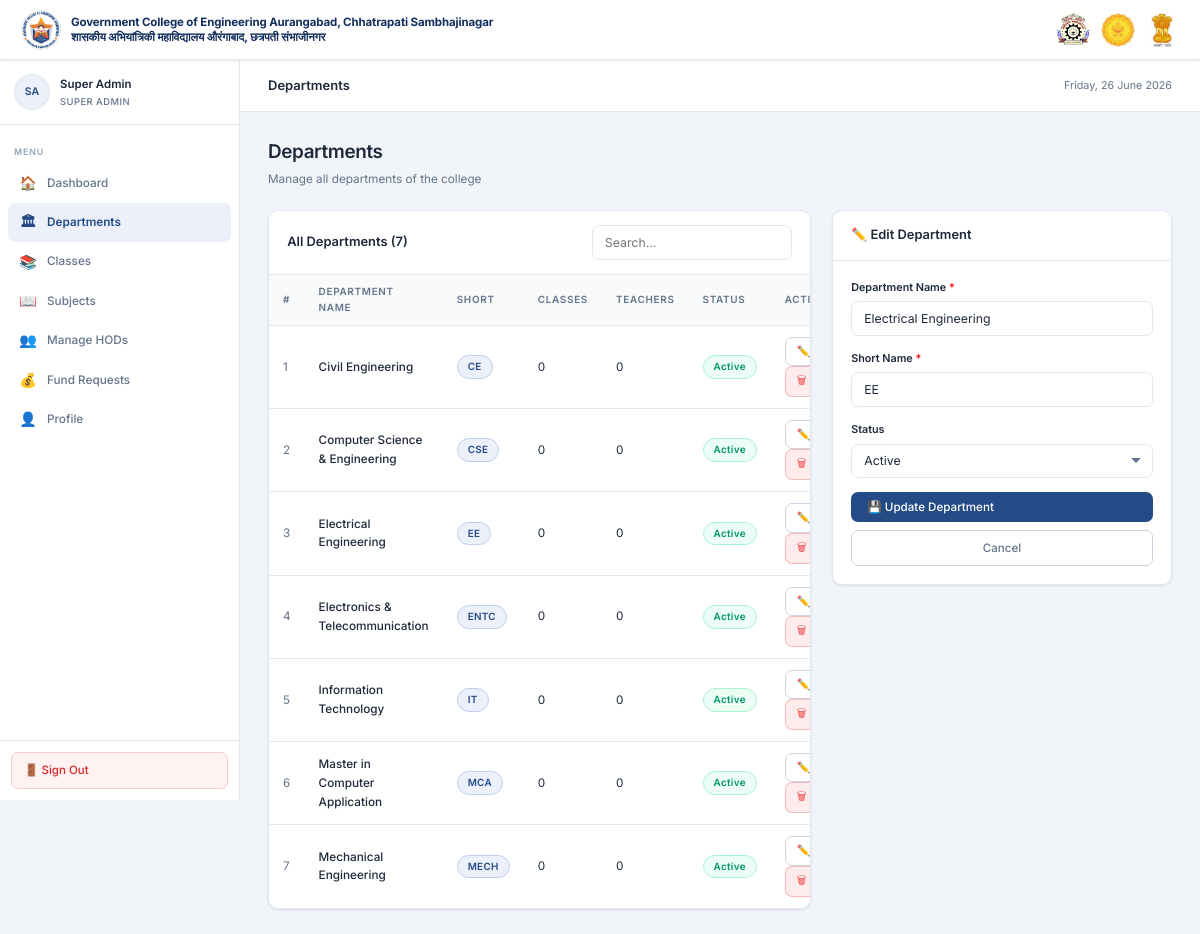
/admin/departments.php?edit=2 (signed in), run on the app's committed database.
### tables this page shows
CREATE TABLE IF NOT EXISTS departments (
    id          INT UNSIGNED    AUTO_INCREMENT PRIMARY KEY,
    name        VARCHAR(150)    NOT NULL,
    short_name  VARCHAR(20)     NOT NULL,           
    is_active   TINYINT(1)      NOT NULL DEFAULT 1,
    created_at  TIMESTAMP       NOT NULL DEFAULT CURRENT_TIMESTAMP
);

### admin/departments.php (the view, shortened to what this page needs)
<?php
require_once '../includes/db.php';
require_once '../includes/functions.php';
$editId  = (int)($_GET['edit'] ?? 0);
$editRow = null;
if ($editId) {
    $s = $pdo->prepare("SELECT * FROM departments WHERE id=?");
    $s->execute([$editId]);
    $editRow = $s->fetch();
}
$depts = $pdo->query(
    "SELECT d.*,
        (SELECT COUNT(*) FROM classes c WHERE c.department_id=d.id) AS class_count,
        (SELECT COUNT(*) FROM users u WHERE u.department_id=d.id AND u.role='teacher') AS teacher_count
     FROM departments d ORDER BY d.name"
)->fetchAll();
?>
<div class="app-layout">
<div class="main-content">
<div class="page-body">
    <div class="page-header">
        <h1>Departments</h1>
        <p>Manage all departments of the college</p>
    </div>
    <div style="display:grid;grid-template-columns:1fr 340px;gap:1.5rem;align-items:start">
        <div class="card">
            <div class="card-header">
                <h3>All Departments (<?= count($depts) ?>)</h3>
                <input type="text" class="form-control" style="width:200px"
                       placeholder="Search…" data-search-table="dept-table">
            </div>
            <?php if ($depts): ?>
            <div class="table-wrap">
                <table id="dept-table">
                    <thead>
                        <tr>
                            <th>#</th>
                            <th>Department Name</th>
                            <th>Short</th>
                            <th>Classes</th>
                            <th>Teachers</th>
                            <th>Status</th>
                            <th>Action</th>
                        </tr>
                    </thead>
                    <tbody>
                    <?php foreach ($depts as $i => $d): ?>
                    <tr>
                        <td class="text-muted"><?= $i+1 ?></td>
                        <td class="fw-500"><?= e($d['name']) ?></td>
                        <td><span class="badge badge-expert"><?= e($d['short_name']) ?></span></td>
                        <td><?= (int)$d['class_count'] ?></td>
                        <td><?= (int)$d['teacher_count'] ?></td>
                        <td>
                            <?php if ($d['is_active']): ?>
                            <span class="badge badge-approved">Active</span>
                            <?php else: ?>
                            <span class="badge badge-rejected">Inactive</span>
                            <?php endif; ?>
                        </td>
                        <td>
                            <a href="?edit=<?= $d['id'] ?>" class="btn btn-outline btn-sm">✏️ Edit</a>
                            <form method="POST" style="display:inline" onsubmit="return confirmAction('Delete this department? Linked classes and users will block the delete.')">
                                <button type="submit" class="btn btn-delete btn-sm">🗑 Delete</button>
                            </form>
                        </td>
                    </tr>
                    <?php endforeach; ?>
                    </tbody>
                </table>
            </div>
            <?php endif; ?>
        </div>
        <div class="card" style="position:sticky;top:80px">
            <div class="card-header">
                <h3><?= $editRow ? '✏️ Edit Department' : '➕ Add Department' ?></h3>
            </div>
            <div class="card-body">
                <form method="POST">
                    <div class="form-group">
                        <label>Department Name <span style="color:red">*</span></label>
                        <input type="text" name="name" class="form-control" required
                               value="<?= e($editRow['name'] ?? '') ?>"
                               placeholder="e.g. Computer Science &amp; Engineering">
                    </div>
                    <div class="form-group">
                        <label>Short Name <span style="color:red">*</span></label>
                        <input type="text" name="short_name" class="form-control" required
                               maxlength="20"
                               value="<?= e($editRow['short_name'] ?? '') ?>"
                               placeholder="e.g. CSE">
                    </div>
                    <?php if ($editRow): ?>
                    <div class="form-group">
                        <label>Status</label>
                        <select name="is_active" class="form-control">
                            <option value="1" <?= $editRow['is_active'] ? 'selected' : '' ?>>Active</option>
                        </select>
                    </div>
                    <?php endif; ?>
                    <button type="submit" class="btn btn-primary" style="width:100%">
                        <?= $editRow ? '💾 Update Department' : '➕ Add Department' ?>
                    </button>
                    <?php if ($editRow): ?>
                    <a href="departments.php" class="btn btn-outline" style="width:100%;margin-top:8px;justify-content:center">Cancel</a>
                    <?php endif; ?>
                </form>
            </div>
        </div>
    </div>
</div>
</div>
</div>

### assets/css/style.css (style rules this page uses)
*, *::before, *::after { box-sizing: border-box; margin: 0; padding: 0; }
:root { --primary: #244B86; --primary-hov: #1a3a6e; --primary-lt: #EBF0FA; --primary-border:#BFCFEA; --bg: #F1F5F9; --white: #FFFFFF; --bg-light: #F8FAFC; --text: #1E293B; --muted: #64748B; --light: #94A3B8; --border: #E2E8F0; --border-mid: #CBD5E1; --pending: #D97706; --pending-bg: #FFFBEB; --pending-bdr: #FDE68A; --approved: #059669; --approved-bg: #ECFDF5; --approved-bdr:#A7F3D0; --rejected: #DC2626; --rejected-bg: #FEF2F2; --rejected-bdr:#FECACA; --draft: #6366F1; --draft-bg: #EEF2FF; --draft-bdr: #C7D2FE; --navbar-h: 60px; --sidebar-w: 240px; --radius: 10px; --radius-sm: 7px; --radius-lg: 14px; --shadow-sm: 0 1px 3px rgba(0,0,0,.07), 0 1px 2px rgba(0,0,0,.04); --shadow: 0 4px 6px rgba(0,0,0,.05), 0 2px 4px rgba(0,0,0,.04); }
html, body { font-family: 'Inter', sans-serif; background: var(--bg); color: var(--text); font-size: 14px; line-height: 1.6; min-height: 100vh; }
.app-layout { display: flex; padding-top: var(--navbar-h); min-height: 100vh; }
.main-content { margin-left: var(--sidebar-w); flex: 1; display: flex; flex-direction: column; min-height: calc(100vh - var(--navbar-h)); }
.page-body { padding: 1.8rem 2rem; flex: 1; }
.page-header { margin-bottom: 1.5rem; }
.page-header h1 { font-size: 1.35rem; font-weight: 600; color: var(--text); letter-spacing: -0.02em; margin-bottom: 0.2rem; }
.page-header p { font-size: 0.84rem; color: var(--muted); }
.card { background: var(--white); border: 1px solid var(--border); border-radius: var(--radius); overflow: hidden; box-shadow: var(--shadow-sm); }
.card-header { padding: 1rem 1.3rem; border-bottom: 1px solid var(--border); display: flex; align-items: center; justify-content: space-between; }
.card-header h3 { font-size: 0.92rem; font-weight: 600; color: var(--text); }
.card-body { padding: 1.3rem; }
.table-wrap { overflow-x: auto; }
table { width: 100%; border-collapse: collapse; font-size: 0.84rem; }
thead th { padding: 9px 14px; text-align: left; font-size: 0.71rem; font-weight: 600; text-transform: uppercase; letter-spacing: 0.07em; color: var(--muted); background: var(--bg-light); border-bottom: 1px solid var(--border); }
tbody td { padding: 11px 14px; border-bottom: 1px solid var(--border); color: var(--text); vertical-align: middle; }
tbody tr:last-child td { border-bottom: none; }
.badge { display: inline-flex; align-items: center; gap: 4px; padding: 3px 10px; border-radius: 20px; font-size: 0.71rem; font-weight: 600; letter-spacing: 0.03em; }
.badge-approved { background: var(--approved-bg); color: var(--approved); border: 1px solid var(--approved-bdr); }
.badge-expert { background: var(--primary-lt); color: var(--primary); border: 1px solid var(--primary-border); }
.btn { display: inline-flex; align-items: center; gap: 6px; padding: 8px 16px; border-radius: var(--radius-sm); font-family: 'Inter', sans-serif; font-size: 0.83rem; font-weight: 500; cursor: pointer; text-decoration: none; transition: all 0.15s; border: none; white-space: nowrap; }
.btn-primary { background: var(--primary); color: #fff; }
.btn-outline { background: transparent; border: 1px solid var(--border-mid); color: var(--muted); }
.btn-delete { background:rgba(239,68,68,.1); color:#EF4444; border:1px solid rgba(239,68,68,.3) }
.btn-sm { padding: 5px 11px; font-size: 0.77rem; }
.form-group { margin-bottom: 1rem; }
.form-group label { display: block; font-size: 0.77rem; font-weight: 600; color: var(--text); margin-bottom: 5px; }
.form-control { width: 100%; padding: 9px 12px; font-family: 'Inter', sans-serif; font-size: 0.88rem; border: 1.5px solid var(--border); border-radius: var(--radius-sm); background: var(--white); color: var(--text); transition: border-color 0.15s, box-shadow 0.15s; outline: none; -webkit-appearance: none; }
select.form-control { background-repeat: no-repeat; background-position: right 10px center; padding-right: 30px; }
.fw-500 { font-weight: 500; }
.text-muted { color: var(--muted); }

### data on the page
departments: name "Civil Engineering", short_name "CE", class_count "0", teacher_count "0", is_active "Active"
departments: name "Computer Science & Engineering", short_name "CSE", class_count "0", teacher_count "0", is_active "Active"
departments: name "Electrical Engineering", short_name "EE", class_count "0", teacher_count "0", shows "Active", is_active "Active"
departments: name "Electronics & Telecommunication", short_name "ENTC", class_count "0", teacher_count "0", is_active "Active"
departments: name "Information Technology", short_name "IT", class_count "0", teacher_count "0", is_active "Active"
departments: name "Master in Computer Application", short_name "MCA", class_count "0", teacher_count "0", is_active "Active"
departments: name "Mechanical Engineering", short_name "MECH", class_count "0", teacher_count "0", is_active "Active"

### other printed values
$initials "SA"
$user['name'] "Super Admin"
$roleLabel "SUPER ADMIN"
$item['icon'] "🏠"
$item['label'] "Dashboard"
$item['icon'] "🏛"
$item['label'] "Departments"
$item['icon'] "📚"
$item['label'] "Classes"
$item['icon'] "📖"
$item['label'] "Subjects"
$item['icon'] "👥"
$item['label'] "Manage HODs"
$item['icon'] "💰"
$item['label'] "Fund Requests"
